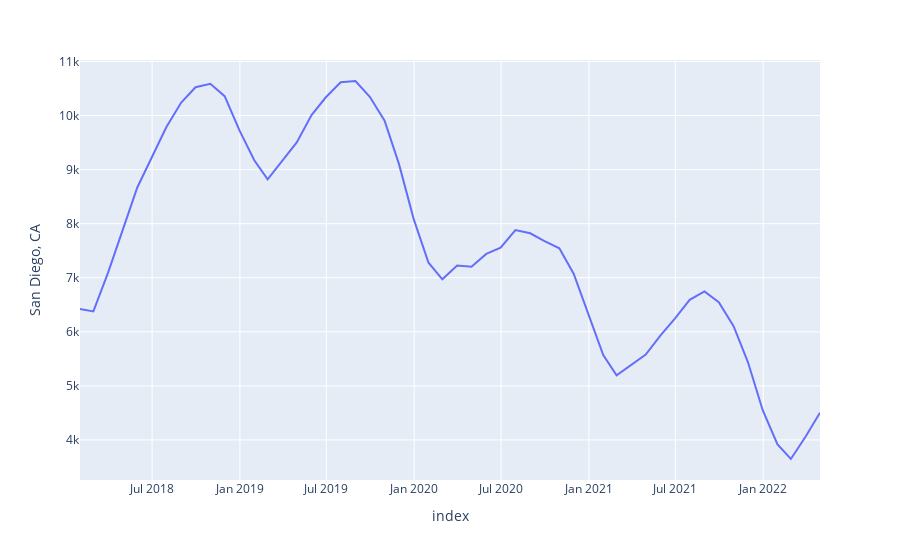

Notebook cell for this chart:
### Code cell
fig = px.line(houseT, x=houseT.index, y=houseT['Los Angeles-Long Beach-Anaheim, CA'])
fig = px.line(houseT, x=houseT.index, y=houseT['San Diego, CA'])
#fig = px.line(houseT, x=houseT.index, y=houseT['Dallas-Fort Worth, TX'])
#fig = px.line(houseT, x=houseT.index, y=houseT['Phoenix, AZ'])
#fig = px.line(houseT, x=houseT.index, y=houseT['Los Angeles-Long Beach-Anaheim, CA'])


fig.show()

### Figure 1 — Plotly figure (JSON) as saved in the notebook; plotly's stock layout.template omitted (floating-point values rounded to 4 significant figures)
{"data": [{"hovertemplate": "index=%{x}<br>San Diego, CA=%{y}<extra></extra>", "legendgroup": "", "line": {"color": "#636efa", "dash": "solid"}, "marker": {"symbol": "circle"}, "mode": "lines", "name": "", "orientation": "v", "showlegend": false, "type": "scatter", "x": ["2018-01-31", "2018-02-28", "2018-03-31", "2018-04-30", "2018-05-31", "2018-06-30", "2018-07-31", "2018-08-31", "2018-09-30", "2018-10-31", "2018-11-30", "2018-12-31", "2019-01-31", "2019-02-28", "2019-03-31", "2019-04-30", "2019-05-31", "2019-06-30", "2019-07-31", "2019-08-31", "2019-09-30", "2019-10-31", "2019-11-30", "2019-12-31", "2020-01-31", "2020-02-29", "2020-03-31", "2020-04-30", "2020-05-31", "2020-06-30", "2020-07-31", "2020-08-31", "2020-09-30", "2020-10-31", "2020-11-30", "2020-12-31", "2021-01-31", "2021-02-28", "2021-03-31", "2021-04-30", "2021-05-31", "2021-06-30", "2021-07-31", "2021-08-31", "2021-09-30", "2021-10-31", "2021-11-30", "2021-12-31", "2022-01-31", "2022-02-28", "2022-03-31", "2022-04-30"], "xaxis": "x", "y": [6424, 6378, 7098, 7878, 8669, 9220, 9789, 10241, 10523, 10588, 10358, 9726, 9172, 8821, 9171, 9502, 10009, 10338, 10617, 10639, 10346, 9906, 9106, 8084, 7277, 6970, 7226, 7205, 7440, 7557, 7882, 7822, 7677, 7543, 7074, 6335, 5568, 5196, 5385, 5580, 5935, 6245, 6591, 6747, 6546, 6104, 5440, 4550, 3918, 3647, 4062, 4504], "yaxis": "y"}], "layout": {"legend": {"tracegroupgap": 0}, "margin": {"t": 60}, "xaxis": {"anchor": "y", "domain": [0, 1], "title": {"text": "index"}}, "yaxis": {"anchor": "x", "domain": [0, 1], "title": {"text": "San Diego, CA"}}}}
